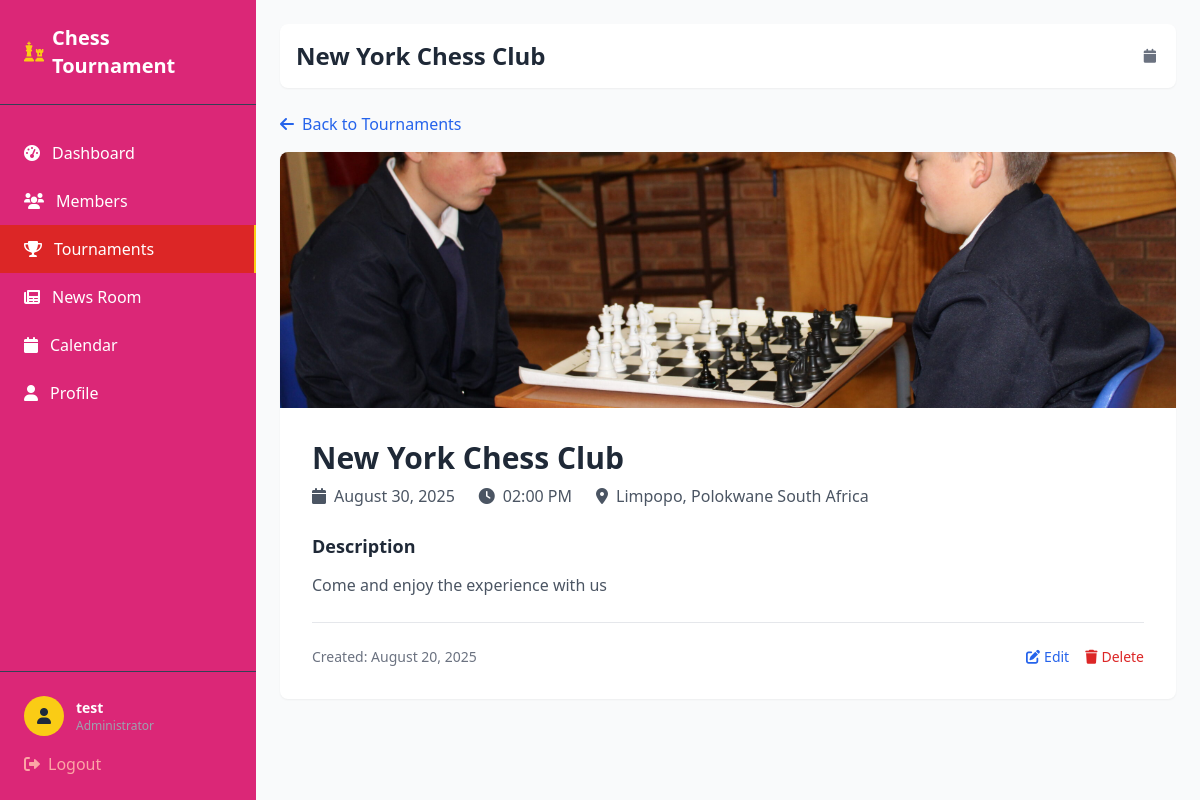
Page /tournament/tournaments/2/ (signed in) on the committed database.
### tournament/models.py (models this page shows, shortened)
class Tournament(models.Model):
    name = models.CharField(max_length=200)
    date = models.DateTimeField()
    location = models.CharField(max_length=200)
    description = models.TextField(blank=True, null=True)
    document = models.FileField(upload_to='tournaments/docs/', blank=True, null=True)
    image = models.ImageField(upload_to='tournaments/images/', blank=True, null=True)
    created_at = models.DateTimeField(auto_now_add=True)
    class Meta:
        ordering = ['-date']

### tournament/views.py (the view)
# urls.py: path('tournaments/<int:pk>/', views.tournament_detail, name='tournament_detail'),
@login_required
def tournament_detail(request, pk):
    tournament = get_object_or_404(Tournament, pk=pk)
    context = {'tournament': tournament}
    return render(request, 'tournament_detail.html', context)

### tournament/templates/tournament_detail.html (shortened to what this page needs)
{% extends 'base.html' %}
{% block title %}{{ tournament.name }}{% endblock %}
{% block content %}
<div class="mb-4">
    <a href="{% url 'tournament_list' %}" class="text-blue-600 hover:text-blue-800">
        <i class="fas fa-arrow-left mr-2"></i>Back to Tournaments
    </a>
</div>
<div class="bg-white rounded-lg shadow-sm overflow-hidden">
    {% if tournament.image %}
    <div class="h-64 overflow-hidden">
        <img src="{{ tournament.image.url }}" alt="{{ tournament.name }}" class="w-full h-full object-cover">
    </div>
    {% endif %}
    <div class="p-8">
        <div class="flex items-start justify-between mb-6">
            <div>
                <h1 class="text-3xl font-bold text-gray-800 mb-2">{{ tournament.name }}</h1>
                <div class="flex items-center space-x-6 text-gray-600">
                    <div class="flex items-center">
                        <i class="fas fa-calendar mr-2"></i>
                        <span>{{ tournament.date|date:"F d, Y" }}</span>
                    </div>
                    <div class="flex items-center">
                        <i class="fas fa-clock mr-2"></i>
                        <span>{{ tournament.date|time:"h:i A" }}</span>
                    </div>
                    <div class="flex items-center">
                        <i class="fas fa-map-marker-alt mr-2"></i>
                        <span>{{ tournament.location }}</span>
                    </div>
                </div>
            </div>
        </div>
        {% if tournament.description %}
        <div class="mb-6">
            <h3 class="text-lg font-semibold text-gray-800 mb-3">Description</h3>
            <div class="text-gray-600 leading-relaxed">
                {{ tournament.description|linebreaks }}
            </div>
        </div>
        {% endif %}
        <div class="border-t border-gray-200 pt-6">
            <div class="flex items-center justify-between text-sm text-gray-500">
                <span>Created: {{ tournament.created_at|date:"F d, Y" }}</span>
                <div class="flex items-center space-x-4">
                    <button class="text-blue-600 hover:text-blue-800">
                        <i class="fas fa-edit mr-1"></i>Edit
                    </button>
                    <button class="text-red-600 hover:text-red-800">
                        <i class="fas fa-trash mr-1"></i>Delete
                    </button>
                </div>
            </div>
        </div>
    </div>
</div>
{% endblock %}

### tournament/templates/base.html (shortened to what this page needs)
<!DOCTYPE html>
<html lang="en">
<head>
    <script src="https://cdn.tailwindcss.com"></script>
    <link rel="stylesheet" href="https://cdnjs.cloudflare.com/ajax/libs/font-awesome/6.0.0/css/all.min.css">
</head>
<body class="bg-gray-50">
    <div class="flex">
        <aside class="w-64 bg-pink-600 text-white min-h-screen fixed left-0 top-0">
            <div class="p-6 border-b border-slate-700">
                <h1 class="text-xl font-bold flex items-center">
                    <i class="fas fa-chess mr-2 text-yellow-400"></i>
                    Chess Tournament
                </h1>
            </div>
            <nav class="mt-6">
                <a href="{% url 'dashboard' %}" class="flex items-center px-6 py-3 hover:bg-red-600 transition duration-200 {% if request.resolver_match.url_name == 'dashboard' %}bg-red-600 border-r-2 border-yellow-400{% endif %}">
                    <i class="fas fa-tachometer-alt mr-3"></i>
                    Dashboard
                </a>
                <a href="{% url 'members' %}" class="flex items-center px-6 py-3 hover:bg-red-600 transition duration-200 {% if request.resolver_match.url_name == 'members' %}bg-red-600 border-r-2 border-yellow-400{% endif %}">
                    <i class="fas fa-users mr-3"></i>
                    Members
                </a>
                <a href="{% url 'tournament_list' %}" class="flex items-center px-6 py-3 hover:bg-red-600 transition duration-200 {% if 'tournament' in request.resolver_match.url_name %}bg-red-600 border-r-2 border-yellow-400{% endif %}">
                    <i class="fas fa-trophy mr-3"></i>
                    Tournaments
                </a>
                <a href="{% url 'news_room' %}" class="flex items-center px-6 py-3 hover:bg-red-600 transition duration-200 {% if request.resolver_match.url_name == 'news_room' %}bg-red-700 border-r-2 border-yellow-400{% endif %}">
                    <i class="fas fa-newspaper mr-3"></i>
                    News Room
                </a>
                <a href="{% url 'calendar' %}" class="flex items-center px-6 py-3 hover:bg-red-600 transition duration-200 {% if request.resolver_match.url_name == 'calendar' %}bg-red-600 border-r-2 border-yellow-400{% endif %}">
                    <i class="fas fa-calendar mr-3"></i>
                    Calendar
                </a>
                <a href="{% url 'profile' %}" class="flex items-center px-6 py-3 hover:bg-red-600 transition duration-200 {% if request.resolver_match.url_name == 'profile' %}bg-red-600 border-r-2 border-yellow-400{% endif %}">
                    <i class="fas fa-user mr-3"></i>
                    Profile
                </a>
            </nav>
            <div class="absolute bottom-0 w-64 p-6 border-t border-slate-700">
                <div class="flex items-center mb-4">
                    <div class="w-10 h-10 bg-yellow-400 rounded-full flex items-center justify-center">
                        <i class="fas fa-user text-slate-800"></i>
                    </div>
                    <div class="ml-3">
                        <p class="text-sm font-semibold">{{ user.username }}</p>
                        <p class="text-xs text-gray-400">Administrator</p>
                    </div>
                </div>
                <a href="{% url 'logout' %}"
                   class="flex items-center text-red-300 hover:text-red-100 transition duration-200">
                    <i class="fas fa-sign-out-alt mr-2"></i>
                    Logout
                </a>
            </div>
        </aside>
        <main class="flex-1 ml-64 p-6">
            <div class="bg-white rounded-lg shadow-sm p-4 mb-6">
                <div class="flex items-center justify-between">
                    <h2 class="text-2xl font-bold text-gray-800">
                        {% block title %}Dashboard{% endblock %}
                    </h2>
                    <div class="text-sm text-gray-500">
                        <i class="fas fa-calendar mr-1"></i>
                    </div>
                </div>
            </div>
            {% block content %}
            {% endblock %}
        </main>
    </div>
</body>
</html>

### rows in the picture
Tournament: name "New York Chess Club", image (picture), date "August 30, 2025", date "02:00 PM", location "Limpopo, Polokwane South Africa", description "Come and enjoy the experience with us", created_at "August 20, 2025"

### other values in the picture
{{ user.username }} "test"
